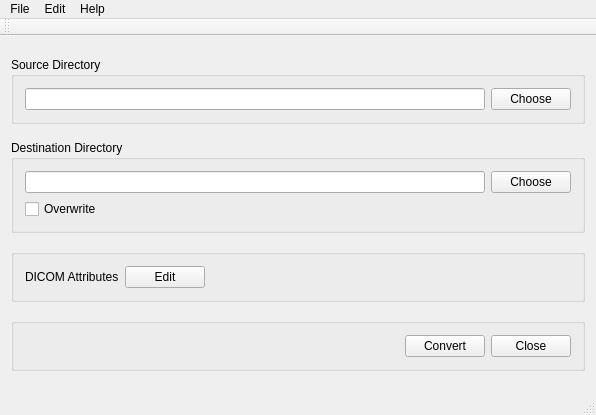
<?xml version="1.0" encoding="UTF-8"?>
<ui version="4.0">
 <class>MainWindow</class>
 <widget class="QMainWindow" name="MainWindow">
  <property name="geometry">
   <rect>
    <x>0</x>
    <y>0</y>
    <width>596</width>
    <height>415</height>
   </rect>
  </property>
  <property name="sizePolicy">
   <sizepolicy hsizetype="Fixed" vsizetype="Fixed">
    <horstretch>0</horstretch>
    <verstretch>0</verstretch>
   </sizepolicy>
  </property>
  <property name="windowTitle">
   <string>Convert To DICOM</string>
  </property>
  <widget class="QWidget" name="centralWidget">
   <property name="sizePolicy">
    <sizepolicy hsizetype="Preferred" vsizetype="Fixed">
     <horstretch>0</horstretch>
     <verstretch>0</verstretch>
    </sizepolicy>
   </property>
   <layout class="QVBoxLayout" name="verticalLayout_4">
    <property name="sizeConstraint">
     <enum>QLayout::SetMinimumSize</enum>
    </property>
    <item>
     <layout class="QHBoxLayout" name="horizontalLayout_3">
      <item>
       <widget class="QGroupBox" name="groupBox">
        <property name="sizePolicy">
         <sizepolicy hsizetype="Preferred" vsizetype="Fixed">
          <horstretch>0</horstretch>
          <verstretch>0</verstretch>
         </sizepolicy>
        </property>
        <property name="title">
         <string>Source Directory</string>
        </property>
        <layout class="QHBoxLayout" name="horizontalLayout_2">
         <item>
          <layout class="QVBoxLayout" name="verticalLayout">
           <item>
            <layout class="QHBoxLayout" name="horizontalLayout">
             <property name="spacing">
              <number>-1</number>
             </property>
             <item>
              <widget class="QLineEdit" name="sourceDirLineEdit">
               <property name="sizePolicy">
                <sizepolicy hsizetype="MinimumExpanding" vsizetype="Fixed">
                 <horstretch>0</horstretch>
                 <verstretch>0</verstretch>
                </sizepolicy>
               </property>
              </widget>
             </item>
             <item>
              <widget class="QPushButton" name="sourceDirChoosePushButton">
               <property name="text">
                <string>Choose</string>
               </property>
              </widget>
             </item>
            </layout>
           </item>
          </layout>
         </item>
        </layout>
       </widget>
      </item>
     </layout>
    </item>
    <item>
     <widget class="QGroupBox" name="groupBox_2">
      <property name="sizePolicy">
       <sizepolicy hsizetype="Preferred" vsizetype="Fixed">
        <horstretch>0</horstretch>
        <verstretch>0</verstretch>
       </sizepolicy>
      </property>
      <property name="title">
       <string>Destination Directory</string>
      </property>
      <layout class="QVBoxLayout" name="verticalLayout_3">
       <item>
        <layout class="QVBoxLayout" name="verticalLayout_2">
         <item>
          <layout class="QHBoxLayout" name="horizontalLayout_5">
           <property name="spacing">
            <number>-1</number>
           </property>
           <item>
            <widget class="QLineEdit" name="destDirLineEdit">
             <property name="sizePolicy">
              <sizepolicy hsizetype="MinimumExpanding" vsizetype="Fixed">
               <horstretch>0</horstretch>
               <verstretch>0</verstretch>
              </sizepolicy>
             </property>
            </widget>
           </item>
           <item>
            <widget class="QPushButton" name="destDirChooseBushButton">
             <property name="text">
              <string>Choose</string>
             </property>
            </widget>
           </item>
          </layout>
         </item>
        </layout>
       </item>
       <item>
        <widget class="QCheckBox" name="overwriteFilesCheckBox">
         <property name="text">
          <string>Overwrite</string>
         </property>
        </widget>
       </item>
      </layout>
     </widget>
    </item>
    <item>
     <widget class="QGroupBox" name="groupBox_3">
      <property name="sizePolicy">
       <sizepolicy hsizetype="Preferred" vsizetype="Fixed">
        <horstretch>0</horstretch>
        <verstretch>0</verstretch>
       </sizepolicy>
      </property>
      <property name="title">
       <string/>
      </property>
      <layout class="QHBoxLayout" name="horizontalLayout_6">
       <item>
        <layout class="QHBoxLayout" name="horizontalLayout_4">
         <item>
          <widget class="QLabel" name="label">
           <property name="text">
            <string>DICOM Attributes</string>
           </property>
           <property name="buddy">
            <cstring>editDicomAttributesPushButton</cstring>
           </property>
          </widget>
         </item>
         <item>
          <widget class="QPushButton" name="editDicomAttributesPushButton">
           <property name="text">
            <string>Edit</string>
           </property>
          </widget>
         </item>
        </layout>
       </item>
       <item>
        <spacer name="horizontalSpacer">
         <property name="orientation">
          <enum>Qt::Horizontal</enum>
         </property>
         <property name="sizeHint" stdset="0">
          <size>
           <width>350</width>
           <height>20</height>
          </size>
         </property>
        </spacer>
       </item>
      </layout>
     </widget>
    </item>
    <item>
     <widget class="QGroupBox" name="groupBox_4">
      <property name="sizePolicy">
       <sizepolicy hsizetype="Preferred" vsizetype="Fixed">
        <horstretch>0</horstretch>
        <verstretch>0</verstretch>
       </sizepolicy>
      </property>
      <property name="title">
       <string/>
      </property>
      <layout class="QHBoxLayout" name="horizontalLayout_7">
       <item>
        <spacer name="horizontalSpacer_2">
         <property name="orientation">
          <enum>Qt::Horizontal</enum>
         </property>
         <property name="sizeHint" stdset="0">
          <size>
           <width>367</width>
           <height>20</height>
          </size>
         </property>
        </spacer>
       </item>
       <item>
        <widget class="QPushButton" name="convertPushButton">
         <property name="text">
          <string>Convert</string>
         </property>
        </widget>
       </item>
       <item>
        <widget class="QPushButton" name="closePushButton">
         <property name="text">
          <string>Close</string>
         </property>
        </widget>
       </item>
      </layout>
     </widget>
    </item>
   </layout>
  </widget>
  <widget class="QMenuBar" name="menuBar">
   <property name="geometry">
    <rect>
     <x>0</x>
     <y>0</y>
     <width>596</width>
     <height>22</height>
    </rect>
   </property>
   <widget class="QMenu" name="menuConvert_To_Dicom">
    <property name="title">
     <string>File</string>
    </property>
   </widget>
   <widget class="QMenu" name="menuEdit">
    <property name="title">
     <string>Edit</string>
    </property>
   </widget>
   <widget class="QMenu" name="menuHelp">
    <property name="title">
     <string>Help</string>
    </property>
   </widget>
   <addaction name="menuConvert_To_Dicom"/>
   <addaction name="menuEdit"/>
   <addaction name="menuHelp"/>
  </widget>
  <widget class="QToolBar" name="mainToolBar">
   <attribute name="toolBarArea">
    <enum>TopToolBarArea</enum>
   </attribute>
   <attribute name="toolBarBreak">
    <bool>false</bool>
   </attribute>
  </widget>
  <widget class="QStatusBar" name="statusBar"/>
 </widget>
 <layoutdefault spacing="6" margin="11"/>
 <resources/>
 <connections/>
 <slots>
  <signal>signal1()</signal>
 </slots>
</ui>
